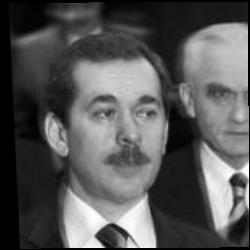
#> input picture Data/lfw2/Abdullatif_Sener/Abdullatif_Sener_0002.jpg, 250 x 250 px, given in place of Vladimir_Putin_0001.jpg, which was not available
$ jupyter execute --allow-errors LBPH.ipynb   (shell and % lines are left out)   (text cells are left out)
#> lines starting #> are read from the running program, lines starting #| are printed output that depends on the picture; pictures that were not available may be replaced by others from this repository, and a replacement may not be noted
[cell 1]
import os
from glob import glob
from skimage import data, io, feature, color, exposure
import numpy as np
import cv2

from pathlib import Path
import pandas as pd
import matplotlib.pyplot as plt
from matplotlib.patches import Rectangle

import seaborn as sns

[cell 2]
radius = 1
n_points = 8 * radius
grid_X, grid_Y = 16,16
method='uniform'

[cell 3]
lfw2_crop = os.path.join('..', 'Data', 'lfw2_cropped')
putin_01 = Path(lfw2_crop, 'Vladimir_Putin', 'Vladimir_Putin_0001.jpg')

[cell 4]
img = plt.imread(putin_01)
#> img is the input picture: shape (250, 250); min 0, max 255, mean 87.4
# [4 lines of commented-out code are left out]

[cell 5]
def criaGrid(img, grid_X, grid_Y, ax, color='r', linestyle='--', linewidth=1):
#> called with grid_X = 16, grid_Y = 16, color = 'r', linestyle = '--', linewidth = 1
    w, h = img.shape
#> w = 250; h = 250
    nrows = int(w/grid_X)
#> nrows = 15
    ncols = int(w/grid_X)
#> ncols = 15
    for i in range(1, nrows):
        ax.axhline(y=i*grid_X, xmin=0, xmax=w, color=color, linestyle=linestyle, linewidth=linewidth)
        ax.axvline(x=i*grid_Y, ymin=0, ymax=h, color=color, linestyle=linestyle, linewidth=linewidth)
    return ax

[cell 6]
fig, ax = plt.subplots(1)
ax.imshow(img, cmap='gray')
criaGrid(img, grid_X, grid_Y, ax, color='r', linestyle='--')
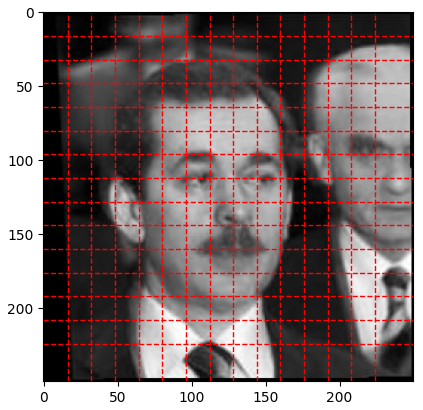
#> figure drawn by matplotlib, 1 panel

[cell 7]
import itertools
def cartesian_product_itertools(arrays):
    return numpy.array(list(itertools.product(*arrays)))

[cell 8]
def geraPairs(img, grid_X, grid_Y):
#> called with grid_X = 16, grid_Y = 16
    w,h = img.shape
#> w = 250; h = 250
    pairs_x = [(grid_X*i, grid_X*(i+1)) for i in range(int(w/grid_X))]
    pairs_y = [(grid_Y*i, grid_Y*(i+1)) for i in range(int(h/grid_Y))]
    pairs = []
    for pair_y in pairs_y:
        for pair_x in pairs_x:
            pairs.append((pair_x, pair_y))
    print(len(pairs))
#| 225
    return pairs

[cell 9]
def geraHist(img, pairs, n_points, radius, method):
    hists = []
    for pair in pairs:
    #     print(pair)
        section = img[pair[0][0]:pair[0][1], pair[1][0]:pair[1][1]]
        lbp_section = feature.local_binary_pattern(section, n_points, radius, method=method)
        (hist, _) = np.histogram(lbp_section.ravel(), bins=np.arange(0, n_points + 3), range=(0, n_points + 2))
        eps = 1e-6
        # normalize the histogram
    #     hist = hist.astype("float")
    #     hist /= (hist.sum() + eps)
    #     print(hist.shape)
        hists.append(hist)
    return hists

[cell 10]
pairs = geraPairs(img, grid_X, grid_Y)
#> pairs = 225 items
hists = geraHist(img, pairs, n_points, radius, method)
#> the loop in geraHist, `for pair in pairs:` made 225 passes
#> (pair, hist) on passes 1 to 3: (((0, 16), (0, 16)), [3, 14, 3, 17, 28, 46, 1, 2, 131, 11]), (((16, 32), (0, 16)), [1, 9, 8, 10, 33, 44, 4, 2, 138, 7]), (((32, 48), (0, 16)), [2, 10, 5, 36, 40, 21, 3, 0, 138, 1])
#> hists = 225 items
val = np.hstack(hists)
#> val = 2250 values, max 256 at index 118, min 0 at index 27, mean 25.6

[cell 11]
x = range(len(val))
plt.bar(x,val)
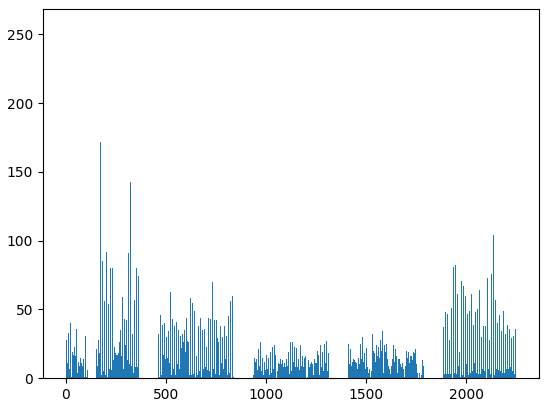
#> figure drawn by matplotlib, 1 panel

[cell 12]
val.shape
#> Out = (2250,)

[cell 13]
from statsmodels.distributions.empirical_distribution import ECDF
#> (the rest of this cell did not finish here and is left out)

[cell 14]
lfw2_crop = os.path.join('..', 'Data', 'lfw2_cropped')
putin_21 = Path(lfw2_crop, 'Vladimir_Putin', 'Vladimir_Putin_0021.jpg')
img21 = plt.imread(putin_21)
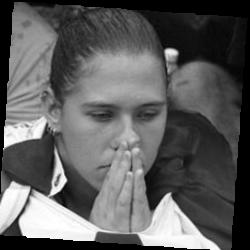
#> input picture Data/lfw2/Adrianna_Zuzic/Adrianna_Zuzic_0001.jpg, 250 x 250 px, given in place of Vladimir_Putin_0021.jpg, which was not available
#> img21 is the input picture: shape (250, 250); min 0, max 255, mean 93.6

[cell 15]
fig, ax = plt.subplots(1)
ax.imshow(img21, cmap='gray')

criaGrid(img21, grid_X, grid_Y, ax, color='r', linestyle='--')
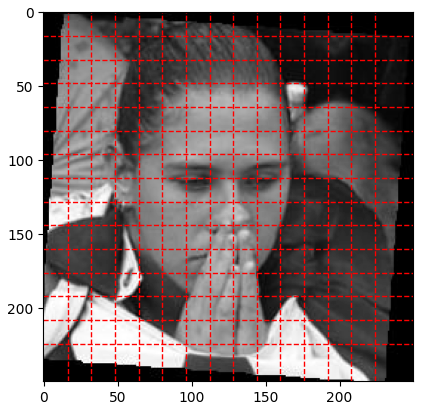
#> figure drawn by matplotlib, 1 panel

[cell 16]
pairs21 = geraPairs(img21, grid_X, grid_Y)
#| 225
#> pairs21 = 225 items
hists21 = geraHist(img21, pairs21, n_points, radius, method)
#> the loop in geraHist (call 2), `for pair in pairs:` made 225 passes
#> (pair, hist) on passes 1 to 3: (((0, 16), (0, 16)), [17, 17, 4, 13, 6, 5, 0, 0, 178, 16]), (((16, 32), (0, 16)), [3, 13, 13, 17, 12, 18, 2, 4, 161, 13]), (((32, 48), (0, 16)), [17, 14, 10, 7, 7, 6, 1, 6, 165, 23])
#> hists21 = 225 items
val21 = np.hstack(hists21)
#> val21 = 2250 values, max 256 at index 2108, min 0 at index 6, mean 25.6

[cell 17]
x = range(len(val21))
plt.bar(x,val21)
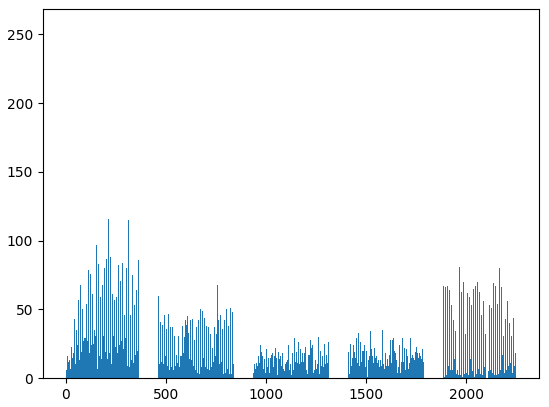
#> figure drawn by matplotlib, 1 panel; tallest bar 256 high, from x = 2107.6 to 2108.4

[cell 18]
from statsmodels.distributions.empirical_distribution import ECDF
#> (the rest of this cell did not finish here and is left out)

[cell 19]
lfw2_crop = os.path.join('..', 'Data', 'lfw2_cropped')
aaron = Path(lfw2_crop, 'Aaron_Sorkin', 'Aaron_Sorkin_0001.jpg')
aaron = plt.imread(aaron)

[cell 20]
fig, ax = plt.subplots(1)
ax.imshow(aaron, cmap='gray')
criaGrid(aaron, grid_X, grid_Y, ax, color='r', linestyle='--')

[cell 21]
pairsAaron = geraPairs(aaron, grid_X, grid_Y)
#| 225
#> pairsAaron = 225 items
histsAaron = geraHist(aaron, pairsAaron, n_points, radius, method)
#> histsAaron = 225 items
valAaron = np.hstack(histsAaron)
#> valAaron has the same summary as val21

[cell 22]
x = range(len(valAaron))
plt.bar(x,valAaron)

[cell 23]
from statsmodels.distributions.empirical_distribution import ECDF
#> (the rest of this cell did not finish here and is left out)

#> (a cell that did not finish here is left out)

#> (a cell that did not finish here is left out)

#> (a cell that did not finish here is left out)

[cell 27]
lfw2_crop = os.path.join('..', 'Data', 'lfw2_cropped')
aaron2 = Path(lfw2_crop, 'Aaron_Sorkin', 'Aaron_Sorkin_0002.jpg')
#> (the rest of this cell did not finish here and is left out)

[cell 28]
fig, ax = plt.subplots(1)
#> (the rest of this cell did not finish here and is left out)

#> (a cell that did not finish here is left out)
